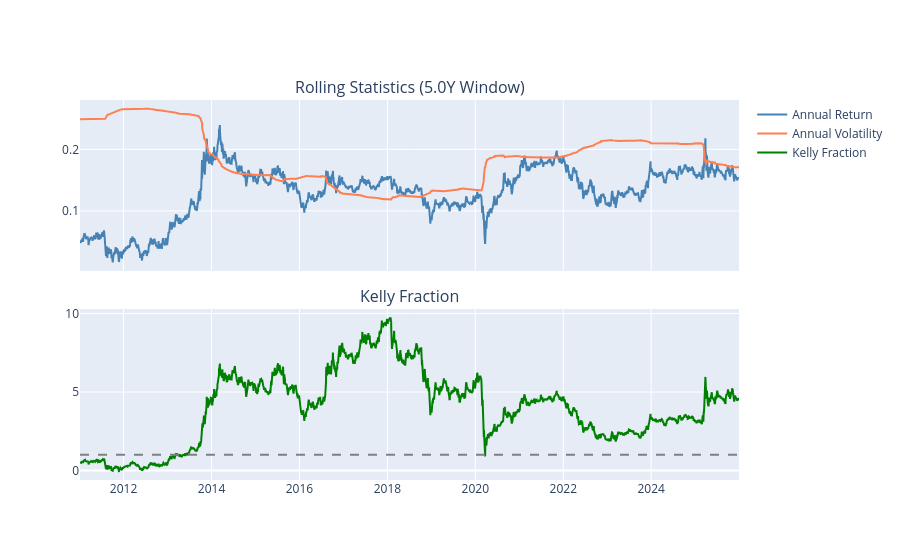

The notebook cell saved with this chart:
### Code cell
fig = make_subplots(
    rows=2,
    cols=1,
    shared_xaxes=True,
    vertical_spacing=0.1,
    subplot_titles=[f"Rolling Statistics ({rolling_window_years:.1f}Y Window)", "Kelly Fraction"],
)

# Rolling return and volatility
fig.add_scatter(
    x=rolling_stats["timestamp"].to_list(),
    y=(rolling_stats["rolling_mean"] * 252).to_list(),
    name="Annual Return",
    line=dict(color="steelblue"),
    row=1,
    col=1,
)
fig.add_scatter(
    x=rolling_stats["timestamp"].to_list(),
    y=(rolling_stats["rolling_std"] * np.sqrt(252)).to_list(),
    name="Annual Volatility",
    line=dict(color="coral"),
    row=1,
    col=1,
)

# Kelly fraction
kelly_values = rolling_stats["kelly"].to_list()
fig.add_scatter(
    x=rolling_stats["timestamp"].to_list(),
    y=kelly_values,
    name="Kelly Fraction",
    line=dict(color="green"),
    row=2,
    col=1,
)
fig.add_hline(y=1.0, line_dash="dash", line_color="gray", row=2, col=1)

### Figure 1 — Plotly figure (JSON) as saved in the notebook; plotly's stock layout.template omitted (floating-point values rounded to 4 significant figures; data arrays with more than 128 entries replaced by an {"elided": "..."} marker saying what was removed)
{"data": [{"line": {"color": "steelblue"}, "name": "Annual Return", "type": "scatter", "x": {"elided": "3771 str values"}, "xaxis": "x", "y": {"elided": "3771 float values"}, "yaxis": "y"}, {"line": {"color": "coral"}, "name": "Annual Volatility", "type": "scatter", "x": {"elided": "3771 str values"}, "xaxis": "x", "y": {"elided": "3771 float values"}, "yaxis": "y"}, {"line": {"color": "green"}, "name": "Kelly Fraction", "type": "scatter", "x": {"elided": "3771 str values"}, "xaxis": "x2", "y": {"elided": "3771 float values"}, "yaxis": "y2"}], "layout": {"annotations": [{"font": {"size": 16}, "showarrow": false, "text": "Rolling Statistics (5.0Y Window)", "x": 0.5, "xanchor": "center", "xref": "paper", "y": 1.0, "yanchor": "bottom", "yref": "paper"}, {"font": {"size": 16}, "showarrow": false, "text": "Kelly Fraction", "x": 0.5, "xanchor": "center", "xref": "paper", "y": 0.45, "yanchor": "bottom", "yref": "paper"}], "shapes": [{"line": {"color": "gray", "dash": "dash"}, "type": "line", "x0": 0, "x1": 1, "xref": "x2 domain", "y0": 1.0, "y1": 1.0, "yref": "y2"}], "xaxis": {"anchor": "y", "domain": [0.0, 1.0], "matches": "x2", "showticklabels": false}, "xaxis2": {"anchor": "y2", "domain": [0.0, 1.0]}, "yaxis": {"anchor": "x", "domain": [0.55, 1.0]}, "yaxis2": {"anchor": "x2", "domain": [0.0, 0.45]}}}
